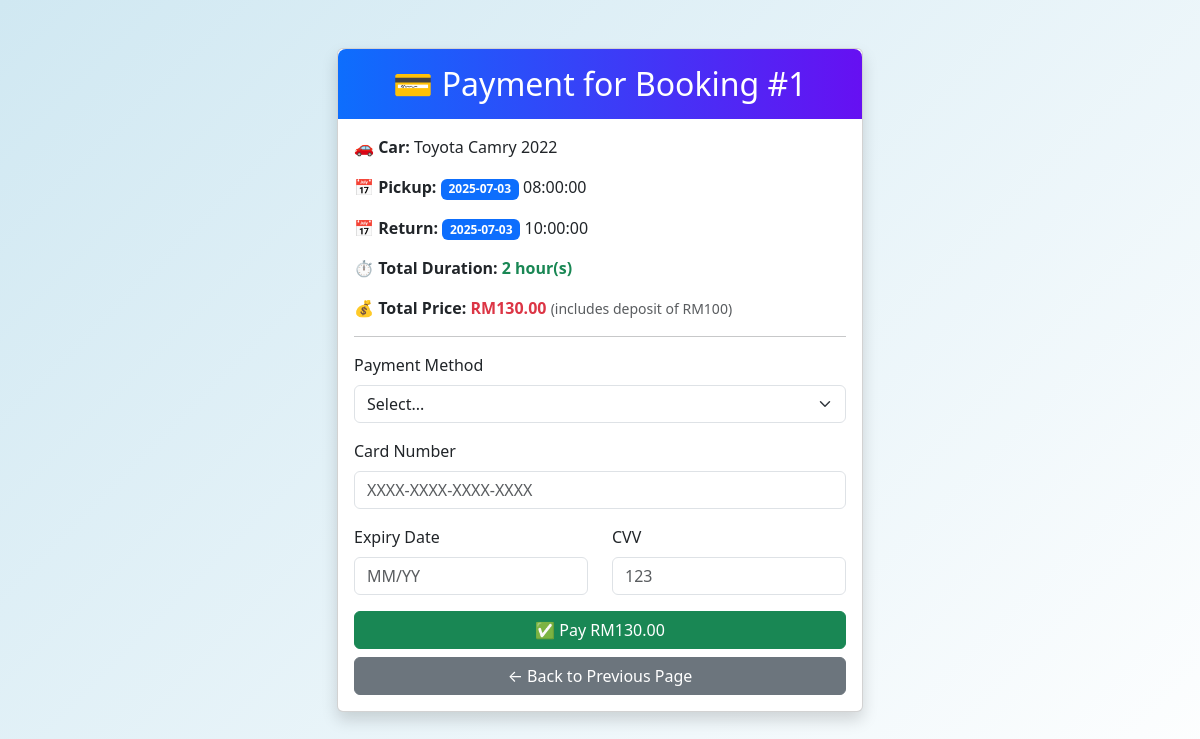
/php/payment.php?booking_id=1 (signed in), run on the app's committed database.
### tables this page shows
CREATE TABLE `bookings` (
  `id` int(11) NOT NULL,
  `user_id` int(11) NOT NULL,
  `car_id` int(11) NOT NULL,
  `pickup_date` date NOT NULL,
  `pickup_time` time NOT NULL,
  `return_date` date NOT NULL,
  `return_time` time NOT NULL,
  `payment_status` varchar(50) DEFAULT 'Pending',
  `created_at` timestamp NOT NULL DEFAULT current_timestamp(),
  `pickup_location` varchar(255) DEFAULT NULL,
  `payment_method` varchar(50) DEFAULT NULL,
  `card_number` varchar(30) DEFAULT NULL,
  `expiry` varchar(10) DEFAULT NULL,
  `cvv` varchar(10) DEFAULT NULL
);

CREATE TABLE `cars` (
  `id` int(11) NOT NULL,
  `brand` varchar(50) NOT NULL,
  `name` varchar(100) NOT NULL,
  `description` text DEFAULT NULL,
  `price_per_hour` decimal(10,2) DEFAULT NULL,
  `image` varchar(255) DEFAULT NULL,
  `branch_id` int(11) DEFAULT NULL
);

### php/payment.php (the view, shortened to what this page needs)
<?php
include 'db_conn.php';
$booking_id = intval($_GET['booking_id']);
$stmt = $conn->prepare("
    SELECT bookings.*, cars.name AS car_name, cars.price_per_hour
    FROM bookings
    JOIN cars ON bookings.car_id = cars.id
    WHERE bookings.id = ? AND bookings.user_id = ?
");
$stmt->bind_param("ii", $booking_id, $_SESSION['user_id']);
$stmt->execute();
$booking = $stmt->get_result()->fetch_assoc();
$pickup_datetime = new DateTime($booking['pickup_date'] . ' ' . $booking['pickup_time']);
$return_datetime = new DateTime($booking['return_date'] . ' ' . $booking['return_time']);
$interval = $pickup_datetime->diff($return_datetime);
$total_minutes = ($interval->days * 24 * 60) + ($interval->h * 60) + $interval->i;
$total_hours = ceil($total_minutes / 60);
$price_per_hour = $booking['price_per_hour'];
$deposit = 100;
$final_rental_price = $total_hours * $price_per_hour;
$total = round($final_rental_price + $deposit, 2);
?>
<!DOCTYPE html>
<html lang="en">
<head>
  <link rel="stylesheet" href="https://cdn.jsdelivr.net/npm/bootstrap@5.3.0/dist/css/bootstrap.min.css">
</head>
<body>
<div class="container mt-5 payment-card">
  <div class="card shadow">
    <div class="header-gradient text-center">
      <h2 class="mb-0">💳 Payment for Booking #<?php echo $booking_id; ?></h2>
    </div>
    <div class="card-body">
      <p><strong>🚗 Car:</strong> <?php echo htmlspecialchars($booking['car_name']); ?></p>
      <p><strong>📅 Pickup:</strong>
        <span class="badge bg-primary"><?php echo htmlspecialchars($booking['pickup_date']); ?></span>
        <?php echo htmlspecialchars($booking['pickup_time']); ?>
      </p>
      <p><strong>📅 Return:</strong>
        <span class="badge bg-primary"><?php echo htmlspecialchars($booking['return_date']); ?></span>
        <?php echo htmlspecialchars($booking['return_time']); ?>
      </p>
      <p><strong>⏱ Total Duration:</strong> <span class="text-success fw-bold"><?php echo $total_hours; ?> hour(s)</span></p>
      <p><strong>💰 Total Price:</strong> <span class="text-danger fw-bold">RM<?php echo number_format($total, 2); ?></span>
        <small class="text-muted">(includes deposit of RM<?php echo $deposit; ?>)</small>
      </p>
      <hr>
      <form method="post" action="process-payment.php">
        <div class="mb-3">
          <label class="form-label">Payment Method</label>
          <select name="payment_method" class="form-select" required>
            <option value="">Select...</option>
          </select>
        </div>
        <div class="mb-3">
          <label class="form-label">Card Number</label>
          <input type="text" name="card_number" class="form-control" placeholder="XXXX-XXXX-XXXX-XXXX">
        </div>
        <div class="row">
          <div class="col mb-3">
            <label class="form-label">Expiry Date</label>
            <input type="text" name="expiry" class="form-control" placeholder="MM/YY">
          </div>
          <div class="col mb-3">
            <label class="form-label">CVV</label>
            <input type="text" name="cvv" class="form-control" placeholder="123">
          </div>
        </div>
        <button type="submit" class="btn btn-success w-100 mb-2">
          ✅ Pay RM<?php echo number_format($total, 2); ?>
        </button>
        <a href="booking-success.php" class="btn btn-secondary w-100">← Back to Previous Page</a>
      </form>
    </div>
  </div>
</div>
</body>
</html>

### php/payment.php (style rules this page uses)
body { background: linear-gradient(135deg, #d0e8f2, #ffffff); min-height: 100vh; }
.payment-card { max-width: 550px; margin: auto; }
.header-gradient { background: linear-gradient(90deg, #0d6efd, #6610f2); color: #fff; border-radius: 0.5rem 0.5rem 0 0; padding: 1rem; }

### data on the page
bookings: car.name "Toyota Camry 2022", pickup_date "2025-07-03", pickup_time "08:00:00", return_date "2025-07-03", return_time "10:00:00", car.price_per_hour "130.00"

### other printed values
$booking_id "1"
$total_hours "2"
$deposit "100"
